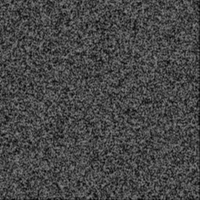
Frame 1 (no input)
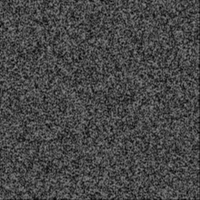
Frame 2 (the mouse pressed at the canvas centre, redrawn once)

The p5.js sketch that drew these frames (run headless with seeded random() and noise() and a simulated clock; the mouse was pressed at the canvas centre and the sketch redrawn once):

// p5.js sketch
// ── sketch.js
//////////////////////////////////////////////////
// COURSERA GRAPHICS PROGRAMMING
//////////////////////////////////////////////////
function setup() {
    createCanvas(200, 200);
    background(0);
    rectMode(CENTER);
}
//////////////////////////////////////////////////
function draw() {
    background(0);

    randomGrid();

//    noiseDetail(1);
//    noisyGrid();
}
///////////////////////////////////////////////////
function randomGrid(){
    for (var x=0; x<width; x+=1){
        for (var y=0; y<height; y+=1){
            var c = random(0, 255);
            stroke(c)
            point(x, y);
        }
    }
    noLoop();
}
///////////////////////////////////////////////////
function noisyGrid(){
    for (var x=0; x<width; x+=1){
        for (var y=0; y<height; y+=1){
            var n = noise(x/100, y/100);
            var c = map(n, 0, 1, 0, 255);
            stroke(c)
            point(x, y);
        }
    }
}
